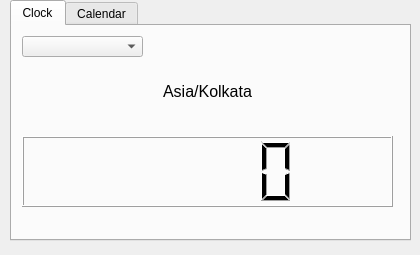
<?xml version="1.0" encoding="UTF-8"?>
<ui version="4.0">
 <class>Form</class>
 <widget class="QWidget" name="Form">
  <property name="geometry">
   <rect>
    <x>0</x>
    <y>0</y>
    <width>420</width>
    <height>255</height>
   </rect>
  </property>
  <property name="maximumSize">
   <size>
    <width>420</width>
    <height>255</height>
   </size>
  </property>
  <property name="cursor">
   <cursorShape>PointingHandCursor</cursorShape>
  </property>
  <property name="windowTitle">
   <string>World Clock</string>
  </property>
  <widget class="QTabWidget" name="tabWidget">
   <property name="geometry">
    <rect>
     <x>10</x>
     <y>0</y>
     <width>401</width>
     <height>241</height>
    </rect>
   </property>
   <property name="currentIndex">
    <number>0</number>
   </property>
   <widget class="QWidget" name="clock">
    <attribute name="title">
     <string>Clock</string>
    </attribute>
    <widget class="QComboBox" name="comboBox">
     <property name="geometry">
      <rect>
       <x>10</x>
       <y>10</y>
       <width>121</width>
       <height>21</height>
      </rect>
     </property>
     <property name="currentText">
      <string/>
     </property>
    </widget>
    <widget class="QLabel" name="label">
     <property name="geometry">
      <rect>
       <x>70</x>
       <y>50</y>
       <width>251</width>
       <height>31</height>
      </rect>
     </property>
     <property name="font">
      <font>
       <pointsize>12</pointsize>
      </font>
     </property>
     <property name="text">
      <string>Asia/Kolkata</string>
     </property>
     <property name="alignment">
      <set>Qt::AlignCenter</set>
     </property>
    </widget>
    <widget class="QLCDNumber" name="lcdNumber">
     <property name="geometry">
      <rect>
       <x>10</x>
       <y>110</y>
       <width>371</width>
       <height>71</height>
      </rect>
     </property>
    </widget>
   </widget>
   <widget class="QWidget" name="calendar">
    <attribute name="title">
     <string>Calendar</string>
    </attribute>
    <widget class="QCalendarWidget" name="calendarWidget">
     <property name="geometry">
      <rect>
       <x>40</x>
       <y>10</y>
       <width>328</width>
       <height>197</height>
      </rect>
     </property>
    </widget>
   </widget>
  </widget>
 </widget>
 <resources/>
 <connections/>
</ui>
